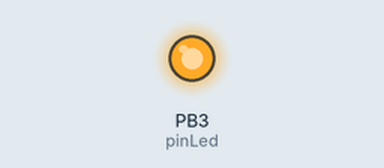
A sketch run on a simulated ATtiny85, built with avr-gcc and run on an emulated ATtiny85. Parts: output pins drawn as LEDs (lit = HIGH). Sleep ends after the set time or at an interrupt.

Above: at 3.5 s.
At 14.1 s:
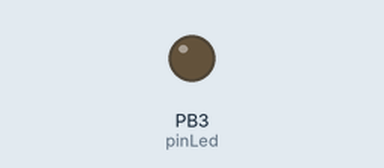
Timing chart, 0 to 28.8 s (numbered marks = the images above):
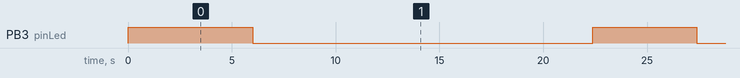

The sketch:

DeepSleep.ino
```cpp
//
// Test Deep Sleep
//

// Info from :
// http://www.insidegadgets.com/2011/02/05/reduce-attiny-power-consumption-by-sleeping-with-the-watchdog-timer/
// http://www.nongnu.org/avr-libc/
// https://kalshagar.wikispaces.com/Watchdog+as+interrupt
// http://oregonembedded.com/batterycalc.htm

#include <avr/wdt.h>
#include <avr/power.h>
#include <avr/interrupt.h>
#include <avr/sleep.h>

#define ECO // Power Saving On/Off ?

#define WATCHDOG_TIMER WDTO_8S // 8 sec
#define SLEEP_LOOP  2 // Deep Sleep total time = WATCHDOG_TIMER * SLEEP_LOOP

int pinLed = 3;

#ifdef ECO

// WatchDof Counter
volatile byte _watchdogCounter;

// WatchDog interruption
ISR(WDT_vect) {
  _watchdogCounter++;
}

#endif

void setup() {
  //
  // Setup
  pinMode(pinLed,OUTPUT);
  digitalWrite(pinLed,HIGH);

  delay(1000);

  digitalWrite(pinLed,LOW);
}

void loop() {
  // Turn LED ON then OFF
  digitalWrite(pinLed,HIGH);
  delay(5000);
  digitalWrite(pinLed,LOW);

  deepSleep();
}


void deepSleep()
{
#ifndef ECO

  delay(8000*SLEEP_LOOP);

#else

  //
  // Prepare for shutdown

  bitClear(ADCSRA,ADEN); //Disable ADC
  //bitSet(PRR,PRADC); not working...
  //power_adc_disable(); not working...

  ACSR = (1<<ACD); //Disable the analog comparator
  DIDR0 = 0x3F; //Disable digital input buffers on all ADC0-ADC5 pins

  PRR = 0x0F; //Reduce all power right before sleep


  //
  // Start Watchdog
  setup_watchdog(WATCHDOG_TIMER);

  //
  // Prepare for Sleep

  while(_watchdogCounter<SLEEP_LOOP){

  set_sleep_mode(SLEEP_MODE_PWR_DOWN); // sleep mode

  noInterrupts();
  sleep_enable();
  // Disable BOD : my ATtiny85 doesn't have this fonctionality ...
  interrupts();


  sleep_cpu();                   // System sleeps here
  sleep_disable();               // System continues execution here when watchdog timed out

  }

  //
  // Stop WatchDog
  setup_watchdog(-1);


  // Restore Power
  PRR = 0x00; //Restaure power reduction

#endif
}


#ifdef ECO

//
// From https://github.com/jcw/jeelib/blob/master/Ports.cpp
//
void setup_watchdog(char mode) {

  // correct for the fact that WDP3 is *not* in bit position 3!
  if (mode & bit(3))
  {
    mode ^= bit(3) | bit(WDP3);
  }
  // pre-calculate the WDTCSR value, can't do it inside the timed sequence
  // we only generate interrupts, no reset
  byte wdtcsr = mode >= 0 ? bit(WDIE) | mode : 0;

  MCUSR &= ~(1<<WDRF);

  noInterrupts();

  WDTCR |= (1<<WDCE) | (1<<WDE); // timed sequence
  WDTCR = wdtcsr;

  // Reset counter
   _watchdogCounter=0;

  interrupts();
}


#endif
```

Measured:
- by itself, PB3 (pinLed): alternates HIGH for 5.0 s and LOW for 16.4 s
